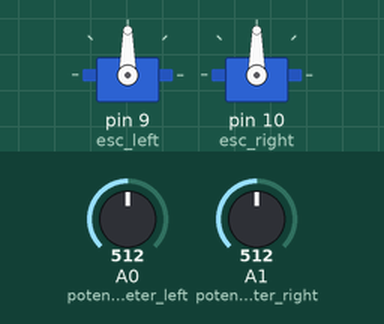
This sketch was run on a simulated Arduino Uno, built with avr-gcc and run on an emulated ATmega328P. Parts: 2 × servo. The test bench sets the inputs (shaded band); at power-on: A0 (potentiometer_left) = 512, A1 (potentiometer_right) = 512. What the sketch prints to the serial monitor is not drawn.

Above: at 0.1 s.
At 7.8 s:
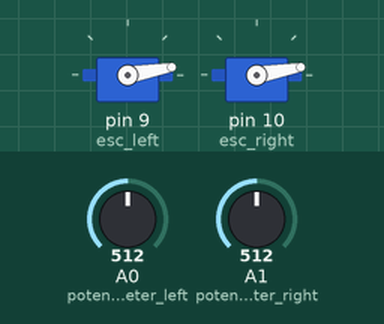
7.9 s: A0 (potentiometer_left) set to 1023
At 21.9 s:
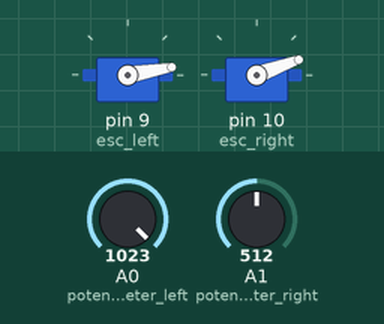
Timing chart, 0 to 23.4 s (numbered marks = the images above; inputs shaded):
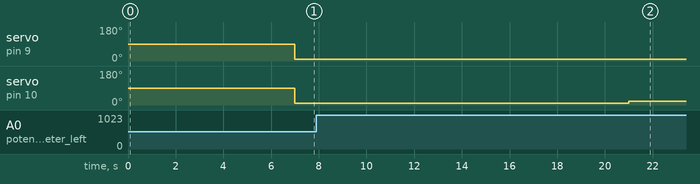

Measured:
- after the input at 7.9 s, servo on pin 10 (esc_right): 10° → 20° after 13.1 s

The sketch:

Manual_ESC_Controller.ino
```cpp
#include <Servo.h>

// Motor - ESC Control Pins
const int esc_left = 9;
const int esc_right = 10;

// Potentiometer - Analog Read Pins
const int potentiometer_left = A0;
const int potentiometer_right = A1;

// Min & Max Speed
const int min_speed = 0;
const int max_speed = 20;

// ESC - Motor Controller Class Objects
Servo ESC1;
Servo ESC2;

void setup() {
  ESC1.attach(esc_left,1000,2000);
  ESC2.attach(esc_right,1000,2000);
  Serial.begin(9600);
}

void loop() {
  // Define Potentiometer Read variables
  int read_right;
  int read_left;

  // Reading Potentiometer Values
  read_right = analogRead(potentiometer_right);
  read_left = analogRead(potentiometer_left);

  // Mapping Read Values to ESC Compatible Inputs
  read_right = map(read_right, 0, 1023, min_speed, max_speed);
  read_left = map(read_left, 0, 1023, min_speed, max_speed);

  // Printing Values for Verification
  Serial.print(read_left);delay(7000);
  Serial.print(" ");
  Serial.println(read_right);

  // Sending ESC Command (from min_speed to max_speed) to control Motor Speed
  if (read_right >= min_speed && read_right <= max_speed){
    ESC1.write(read_right);
  }
  if (read_left >= min_speed && read_left <= max_speed){
    ESC2.write(read_left);
  }
}
```
